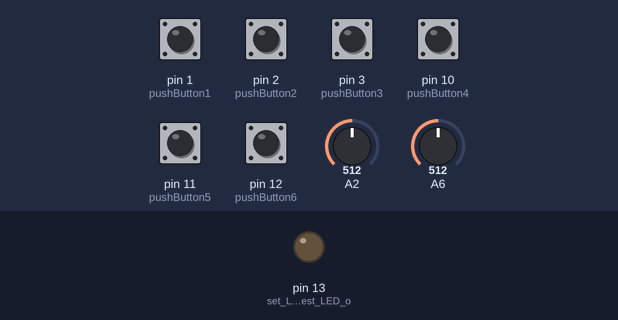
Bench run of a sketch on a simulated Teensy 4. On the bench: output pins drawn as LEDs (lit = HIGH). Inputs (shaded band) come from the test bench; at power-on: pin 1 (pushButton1), pin 2 (pushButton2), pin 3 (pushButton3), pin 10 (pushButton4), pin 11 (pushButton5), pin 12 (pushButton6) HIGH, A2 = 512, A6 = 512.

Above: at 1.2 s.
1.3 s: pin 1 (pushButton1) pulled LOW for 0.15 s
At 1.38 s:
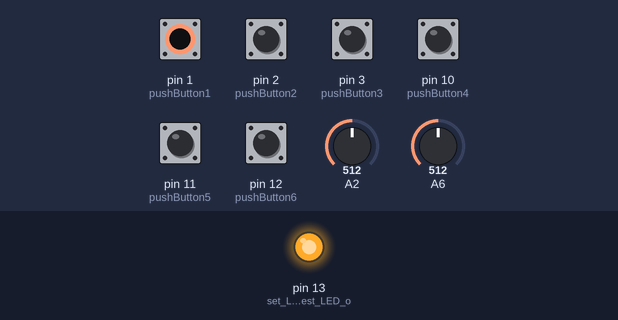
Timing chart, 0 to 4.3 s (numbered marks = the images above; inputs shaded):
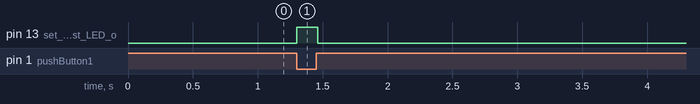

The sketch:

horn_controller.ino
```cpp
int pushButton1 = 1; //read digital input pin
int pushButton2 = 2;
int pushButton3 = 3;
int pushButton4 = 10;
int pushButton5 = 11;
int pushButton6 = 12;
int prevValue1 = 0; //set previous value of digital read to 0
int prevValue2 = 0;
int prevValue3 = 0;
int prevValue4 = 0;
int prevValue5 = 0;
int prevValue6 = 0;
int stateValue1 = 0; //set stateValue of potentiometer to 0
int stateValue2 = 0;
int stateValue3 = 0;
int stateValue4 = 0;
int stateValue5 = 0;
int stateValue6 = 0;

void setup() {
  pinMode(pushButton1, INPUT_PULLUP); //make pushbutton pin an input + pull up resistor
  pinMode(pushButton2, INPUT_PULLUP);
  pinMode(pushButton3, INPUT_PULLUP);
  pinMode(pushButton4, INPUT_PULLUP);
  pinMode(pushButton5, INPUT_PULLUP);
  pinMode(pushButton6, INPUT_PULLUP);
  pinMode(13, OUTPUT); //set LED pin to test LED on board
}

void loop() {
  int potVal1 = analogRead(A2); //read analog input pin
  int potVal2 = analogRead(A6);
  int buttonState1 = digitalRead(pushButton1); //read input pin
  int buttonState2 = digitalRead(pushButton2);
  int buttonState3 = digitalRead(pushButton3);
  int buttonState4 = digitalRead(pushButton4);
  int buttonState5 = digitalRead(pushButton5);
  int buttonState6 = digitalRead(pushButton6);


  if(buttonState1 == 0 && prevValue1 == 1) { //if button1 on and was prev off
    usbMIDI.sendControlChange(7, 127, 1);  //note 7, velocity 127 (127 turns on), channel 1
    digitalWrite(13, HIGH); //checks working with teensy led
  }

   if(buttonState1 == 1 && prevValue1 == 0) { //if button1 off and prev on
    usbMIDI.sendControlChange(7, 0, 1);  //note 7, velocity 127 ( 0 turns off), channel 1
    digitalWrite(13, LOW); //teensy led off
  }

  if(buttonState2 == 0 && prevValue2 == 1) {
    usbMIDI.sendControlChange(8, 127, 1);
    digitalWrite(13, HIGH);
  }

  if(buttonState2 == 1 && prevValue2 == 0) {
    usbMIDI.sendControlChange(8, 0, 1);
    digitalWrite(13, LOW);
  }

  if(buttonState3 == 0 && prevValue3 == 1) {
    usbMIDI.sendControlChange(9, 127, 1);
    digitalWrite(13, HIGH);
  }

  if(buttonState3 == 1 && prevValue3 == 0) {
    usbMIDI.sendControlChange(9, 0, 1);
    digitalWrite(13, LOW);
  }


  if(buttonState4 == 0) { //if button 4 on read potentiometer
    //if(potVal1 - stateValue1 => 20 || potVal1 - stateValue1 => -20) {


    stateValue1 = map(potVal1, 0, 1023, 127, 0); //assign state to force pressure sensor 1 value
    usbMIDI.sendControlChange(10, (stateValue1), 1); //1023 max / 8 = 127 max in midi
    stateValue2 = map(potVal2, 0, 1023, 127, 0); //assign state to force pressure sensor 2 value
    usbMIDI.sendControlChange(11, (stateValue2), 1);
  }

  if(buttonState4 == 1) { //if button 4 OFF mantain last state value from button ON
    usbMIDI.sendControlChange(10, (stateValue1), 1);
    usbMIDI.sendControlChange(11, (stateValue2), 1);
  }

  if(buttonState5 == 0) {
    stateValue3 = map(potVal1, 0, 1023, 127, 0);
    usbMIDI.sendControlChange(12, (stateValue3), 1);
    stateValue4 = map(potVal2, 0, 1023, 127, 0);
    usbMIDI.sendControlChange(13, (stateValue4), 1);
  }

  if(buttonState5 == 1) {
    usbMIDI.sendControlChange(12, (stateValue3), 1);
    usbMIDI.sendControlChange(13, (stateValue4), 1);
  }

  if(buttonState6 == 0) {
    stateValue5 = map(potVal1, 0, 1023, 127, 0);
    usbMIDI.sendControlChange(14, (stateValue5), 1);
    stateValue6 = map(potVal2, 0, 1023, 127, 0);
    usbMIDI.sendControlChange(15, (stateValue6), 1);
  }

  if(buttonState6 == 1) {
    usbMIDI.sendControlChange(14, (stateValue5), 1);
    usbMIDI.sendControlChange(15, (stateValue6), 1);
  }


//set prev values to button states
  prevValue1 = buttonState1;
  prevValue2 = buttonState2;
  prevValue3 = buttonState3;
  prevValue4 = buttonState4;
  prevValue5 = buttonState5;
  prevValue6 = buttonState6;

  delay(10); //delay loop

}
```

Measured:
- after the input at 1.3 s, pin 13 (set_LED_pin_to_test_LED_o): LOW → HIGH at once, → LOW 0.16 s later
